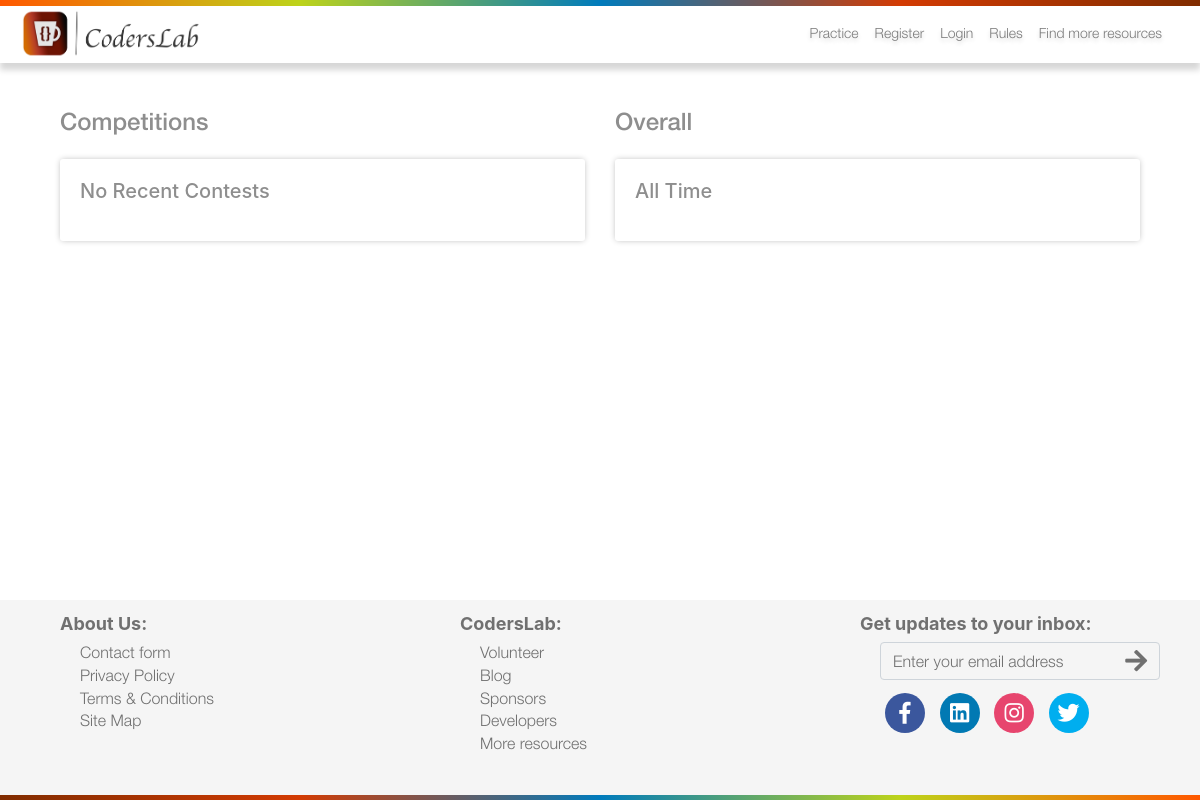
/scoreboard/, run on an earlier commit of the app's database.
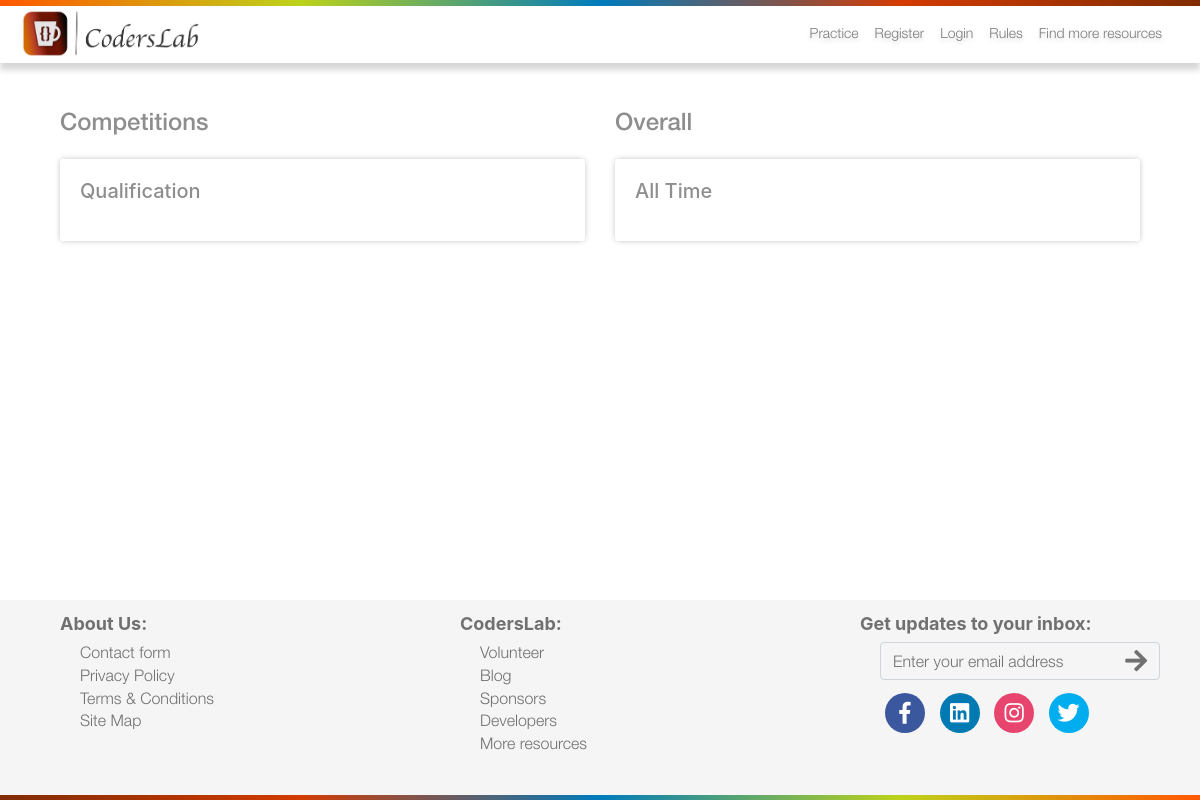
And on a later commit of the database.
### contest/models.py (models this page shows, shortened)
class Rounds(models.Model):
    competition = models.ForeignKey(Competitions, on_delete=models.CASCADE)
    roundName = models.CharField(max_length=20)
    startdatetime = models.DateTimeField()
    duration = models.DurationField()

### scoreboard/views.py (the view)
# urls.py: path('scoreboard/', include('scoreboard.urls')), #scoreboard
def scoreboard(request):
    today = timezone.now()
    allPastRounds = Rounds.objects.filter(startdatetime__lte=today).order_by('startdatetime').reverse()
    if allPastRounds.count() > 0:
        mostRecentRound = allPastRounds[0].roundName
    else:
        mostRecentRound = 'No Recent Contests'
    return render(request, 'scoreboard.html', {'roundname': mostRecentRound, 'pagetitle': 'Scoreboard | CodersLab'})

### templates/scoreboard.html (shortened to what this page needs)
{% extends 'header.html' %}
{% load static %}
{% block body %}
<div id="bodyWrapper" class="container">
    <div class="row scoreboardWrapper justify-content-around noMargin">
        <div class="col-lg-6 scoreboardMainCat">
            <div class="scoreboardMainCatHeading">
                <h4>Competitions</h4>
            </div>
            <div class="scoreboardCatWrapper">
                <div class="scoreboardCatSubHeading">
                    <h5>{{ roundname }}</h5>
                </div>
            </div>
        </div>
        <div class="col-lg-6">
            <div class="scoreboardMainCatHeading">
                <h4>Overall</h4>
            </div>
            <div class="scoreboardCatWrapper">
                    <div class="scoreboardCatSubHeading">
                        <h5>All Time</h5>
                    </div>
                </div>
        </div>
    </div>
</div>
{% endblock %}

### templates/header.html (shortened to what this page needs)
{% extends 'footer.html' %} {% block header %} {% load static %}
{% load notifications_tags %}
<!DOCTYPE html>
<html>
<head>
    <link rel='stylesheet' href='https://use.fontawesome.com/releases/v5.7.0/css/all.css'
>
    <link rel="stylesheet" href="{% static 'global/bootstrap/css/bootstrap.min.css' %}">
    <link rel="stylesheet" type="text/css" href="{% static 'global/css/main.css' %}">
    <link rel="stylesheet" type="text/css" href="{% static 'global/fonts/HoeflerText.css' %}">
    <link href="{% static 'global/jQuery-toast/toast.style.min.css' %}" rel="stylesheet">
</head>
<body>
    <div id="mainWrapper">
        <div id="headerWrapper" class="fixed-top">
            <div class="topNavGradient"></div>
            <div class="logoNavWrapper">
                <div class="logo">
                    <a href="/">
                        <Img src="{% static 'global/images/logo.png' %}" style="width: 180px" />
                    </a>
                </div>
                <div class="headerNav">
                    <nav class="navbar navbar-expand-lg navbar-light">
                        <div class="collapse navbar-collapse" id="navbarNavAltMarkup">
                            <div class="navbar-nav">
                                {% if request.user.is_authenticated %}
                                <a class="nav-item nav-link" href="/practice/">Practice</a>
                                <a class="nav-item nav-link" href="/timeline/">Timeline</a>
                                <a class="nav-item nav-link" href="/scoreboard/">Scoreboard</a>
                                <a class="nav-item nav-link" href="/user/{{ request.user.username }}/">Profile</a>
                                <a class="nav-item nav-link"
                                    href="{% url 'accountsettings' %}?next={{ request.path }}">Settings</a>
                                <div class="dropdown">
                                    <button class="btn btn-secondary dropdown-toggle" type="button"
                                        id="dropdownMenuButton" data-toggle="dropdown" aria-haspopup="true"
                                        aria-expanded="false">
                                        <i class="fas fa-bell"></i>
                                        {% live_notify_badge %}
                                    </button>
                                    <div class="dropdown-menu dropdown-menu-right navbarDropdown height-300 overflow-scroll"
                                        aria-labelledby="dropdownMenuButton">
                                        <div class="markallreadbtncontainer p-3">
                                            <button type="button" class="btn btn-outline-secondary btn-block btn-sm" onclick="markallnotificationasread();"><li class="fas fa-check"> Mark all as read</li></button>
                                        </div>
                                        <span class="dropdown-menu-notification">
                                        </span>
                                    </div>
                                </div>
                                <script src="{% static 'notifications/notify.js' %}" type="text/javascript"></script>
                                {% register_notify_callbacks callbacks='fill_notification_list_custom,fill_notification_badge' fetch=22 menu_class="dropdown-menu-notification" %}
                                <div class="dropdown">
                                    <button type="button" class="btn btn-link dropdown-toggle" data-toggle="dropdown"
                                        aria-expanded="false">
                                    </button>
                                    <div class="dropdown-menu dropdown-menu-right navbarDropdown">
                                        <a class="dropdown-item"
                                            href="{% url 'usersubmissionsview' %}?next={{ request.path }}"
                                            id="navMyScoreContainer">My Score:</a>
                                        <div class="dropdown-divider"></div>
                                        <a class="dropdown-item" href="https://blog.coderslab.io/rules/"
                                            target="_blank">Rules <li class="fas fa-external-link-alt fontsize-10"></li>
                                        </a>
                                        <a class="dropdown-item"
                                            href="https://blog.coderslab.io/resources-for-practice/"
                                            target="_blank">Resources <li class="fas fa-external-link-alt fontsize-10">
                                            </li></a>
                                        <a class="dropdown-item"
                                            href="{% url 'avatar_change' %}?next={{ request.path }}">Avatar</a>
                                        <div class="dropdown-divider"></div>
                                        <a class="dropdown-item" href="/logout/">Logout</a>
                                    </div>
                                </div>
                                {% else %}
                                <a class="nav-item nav-link" href="{% url 'practiceView' %}">Practice</a>
                                <a class="nav-item nav-link" href="/register/">Register</a>
                                <a class="nav-item nav-link" href="/login/">Login</a>
                                <a class="nav-item nav-link" href="https://blog.coderslab.io/rules/">Rules</a>
                                <a class="nav-item nav-link"
                                    href="https://blog.coderslab.io/resources-for-practice/">Find more resources</a>
                                {% endif %}
                            </div>
                        </div>
                    </nav>
                </div>
            </div>
        </div>
        {% block body %} {% endblock %} {% endblock %}

### templates/footer.html (shortened to what this page needs)
{% block header %}{% endblock %}
{% block footer %}
{% load static %}
<div id="footerWrapper">
    <div id="footerNavWrapper">
        <div class="row">
            <div class="col eachFooterCol">
                <span class="footerNavTitle">About Us:</span>
                <ul style="list-style: none;">
                    <li><a href="{% url 'contactpage' %}?next={{ request.path }}">Contact form</a></li>
                    <li><a href="{% url 'privacypolicyview' %}?next={{ request.path }}">Privacy Policy</a></li>
                    <li><a href="{% url 'termsandconditionsview' %}">Terms & Conditions</a></li>
                    <li><a href="{% url 'django.contrib.sitemaps.views.sitemap' %}" target="_blank">Site Map</a></li>
                </ul>
            </div>
            <div class="col eachFooterCol">
                <span class="footerNavTitle">CodersLab:</span>
                <ul style="list-style: none;">
                    <li><a href="">Volunteer</a></li>
                    <li><a href="https://blog.coderslab.io/" target="_blank">Blog</a></li>
                    <li><a href="">Sponsors</a></li>
                    <li><a href="">Developers</a></li>
                    <li><a href="https://blog.coderslab.io/resources-for-practice/" target="_blank">More resources</a></li>
                </ul>
            </div>
            <div class="col-lg eachFooterCol">
                <span class="footerNavTitle">Get updates to your inbox:</span>
                <div id="subscribeBoxContainer">
                    <div class="subscribeBox">{% csrf_token %}
                        <input type="text" class="form-control" id="pwd" placeholder="Enter your email address" />
                        <button type="button" class="btn btn-link"><span class="fas fa-arrow-right"></span></button>
                    </div>
                </div>
                <div class="socialIcons">
                    <a href="{% url 'socialfbpage' %}" class="facebook" target="_blank"><span
                            class="fab fa-facebook-f"></span></a>
                    <a href="{% url 'sociallinkedinpage' %}" class="linkedin"  target="_blank"><span class="fab fa-linkedin"></span></a>
                    <a href="{% url 'socialinstagrampage' %}" class="instagram"  target="_blank"><span class="fab fa-instagram"></span></a>
                    <a href="{% url 'socialtwitterpage' %}" class="twitter"  target="_blank"><span class="fab fa-twitter"></span></a>
                </div>
            </div>
        </div>
    </div>
    <div class="bottonNavGradient">
    </div>
</div>
</div>
</body>
</html>
{% endblock %}

What changed in the data, as far as the page shows it:
now on this page (row edited): Rounds: roundName "Qualification"
Also different on the page:
{{ roundname }}: "No Recent Contests" → (not shown)
